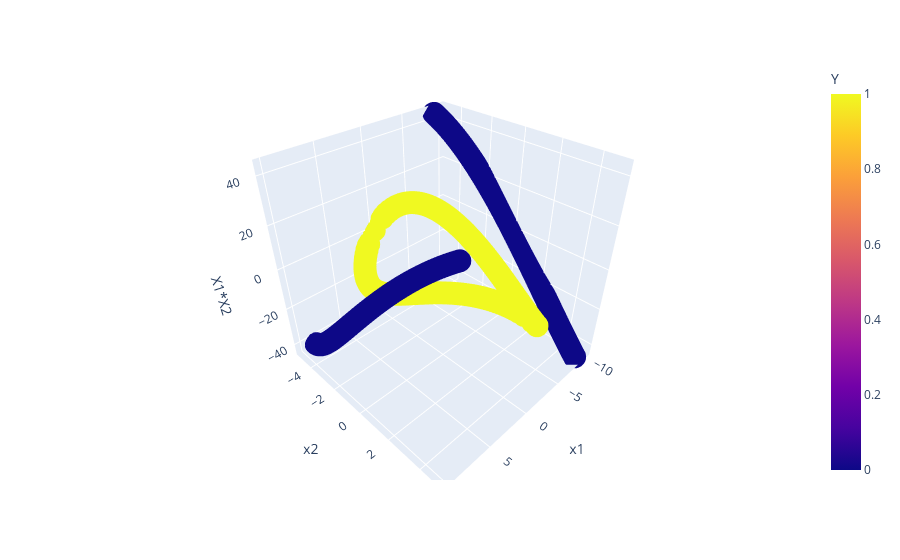

Write notebook code for a chart like this one.
### Code cell
import plotly.express as px
fig = px.scatter_3d(df, x='x1', y='x2', z='X1*X2', color='Y')
fig.show()

### Figure 1 — Plotly figure (JSON) as saved in the notebook; plotly's stock layout.template omitted (floating-point values rounded to 4 significant figures; data arrays with more than 128 entries replaced by an {"elided": "..."} marker saying what was removed)
{"data": [{"hovertemplate": "x1=%{x}<br>x2=%{y}<br>X1*X2=%{z}<br>Y=%{marker.color}<extra></extra>", "legendgroup": "", "marker": {"color": {"elided": "400 int values"}, "coloraxis": "coloraxis", "symbol": "circle"}, "mode": "markers", "name": "", "scene": "scene", "showlegend": false, "x": {"elided": "400 float values"}, "y": {"elided": "400 float values"}, "z": {"elided": "400 float values"}, "type": "scatter3d"}], "layout": {"scene": {"domain": {"x": [0.0, 1.0], "y": [0.0, 1.0]}, "xaxis": {"title": {"text": "x1"}}, "yaxis": {"title": {"text": "x2"}}, "zaxis": {"title": {"text": "X1*X2"}}}, "coloraxis": {"colorbar": {"title": {"text": "Y"}}, "colorscale": [[0.0, "#0d0887"], [0.1111, "#46039f"], [0.2222, "#7201a8"], [0.3333, "#9c179e"], [0.4444, "#bd3786"], [0.5556, "#d8576b"], [0.6667, "#ed7953"], [0.7778, "#fb9f3a"], [0.8889, "#fdca26"], [1.0, "#f0f921"]]}, "legend": {"tracegroupgap": 0}, "margin": {"t": 60}}}
